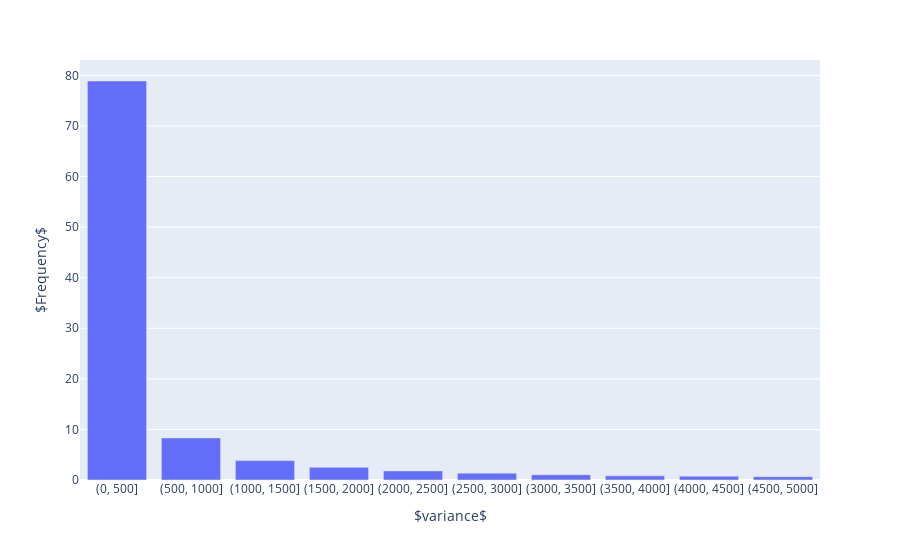

The cell this chart's notebook holds for it:
### Code cell
block_freq = df_post[['variance_category']].value_counts(normalize=True).rename_axis('variance_category').reset_index(name='freq')
block_freq["freq"] *= 100
px.bar(
    block_freq, x="variance_category", y="freq", labels={"blk no.": " $#blocks after l$ ", "variance_category": " $variance$ ", "freq": "$Frequency$"},

)

### Figure 1 — Plotly figure (JSON) as saved in the notebook; plotly's stock layout.template omitted (floating-point values rounded to 4 significant figures)
{"data": [{"alignmentgroup": "True", "hovertemplate": " $variance$ =%{x}<br>$Frequency$=%{y}<extra></extra>", "legendgroup": "", "marker": {"color": "#636efa"}, "name": "", "offsetgroup": "", "orientation": "v", "showlegend": false, "textposition": "auto", "type": "bar", "x": ["(0, 500]", "(500, 1000]", "(1000, 1500]", "(1500, 2000]", "(2000, 2500]", "(2500, 3000]", "(3000, 3500]", "(3500, 4000]", "(4000, 4500]", "(4500, 5000]"], "xaxis": "x", "y": [78.9, 8.329, 3.832, 2.499, 1.803, 1.359, 1.043, 0.8167, 0.7565, 0.6662], "yaxis": "y"}], "layout": {"autosize": true, "barmode": "relative", "legend": {"tracegroupgap": 0}, "margin": {"t": 60}, "xaxis": {"anchor": "y", "autorange": true, "domain": [0, 1], "range": [-0.5, 9.5], "title": {"text": " $variance$ "}, "type": "category"}, "yaxis": {"anchor": "x", "autorange": true, "domain": [0, 1], "range": [0, 83.05], "title": {"text": "$Frequency$"}, "type": "linear"}}}
